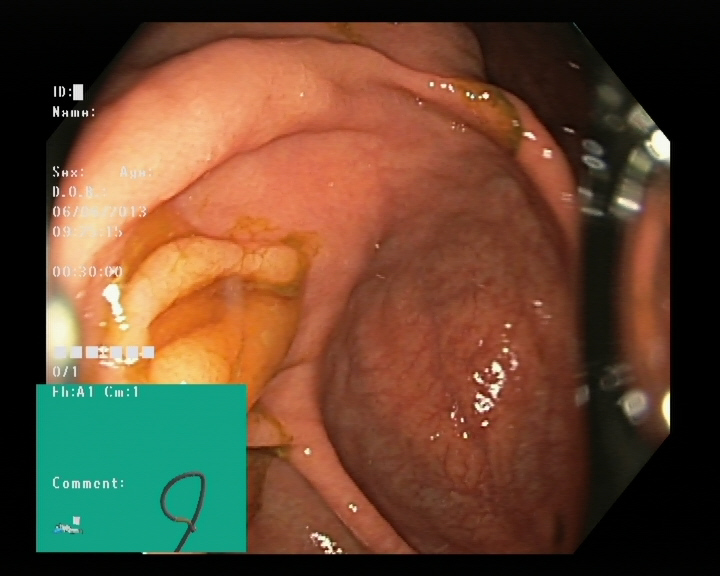
#> input picture ai/datasets/gastrointestinal/abnormal/00ffa659-7474-47fb-aeb1-3ef1ac88f6b3.jpg, 720 x 576 px
$ python -i enhancement.py   (imports and definitions only)
#> lines starting #> are read from the running program, lines starting #| are printed output that depends on the picture
"""
Melhoria de contraste da imagem.
"""

import cv2
import numpy as np


def enhance_image(image: np.ndarray) -> np.ndarray:
    """
    Melhora contraste usando CLAHE.
    """

    lab = cv2.cvtColor(image, cv2.COLOR_RGB2LAB)
#> lab: shape (576, 720, 3); mean of channels 0, 1, 2 86.7, 139.3, 146.9

    l, a, b = cv2.split(lab)
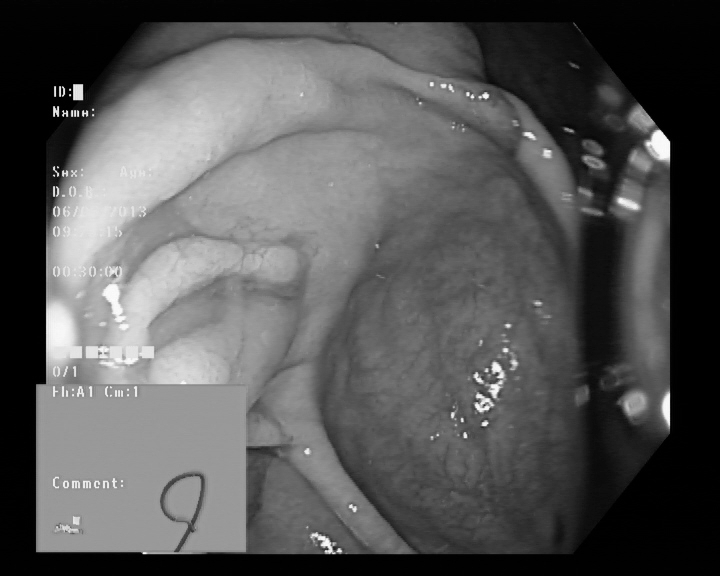
#> l: shape (576, 720); min 0, max 253, mean 86.7
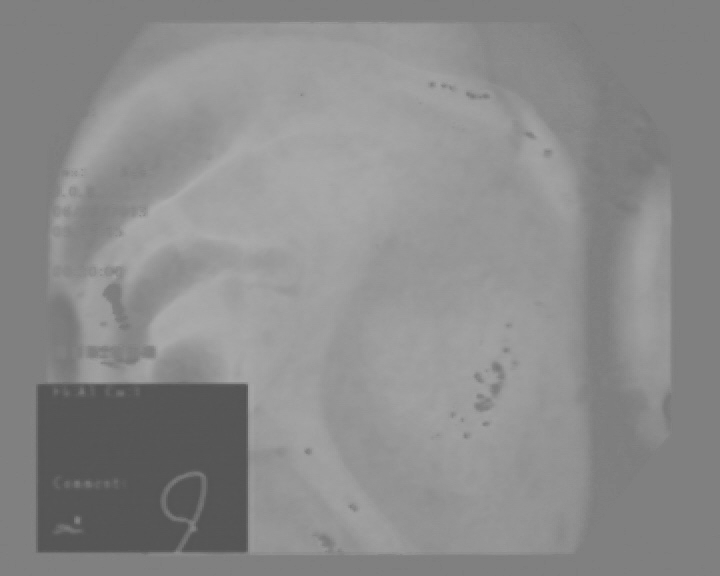
#> a: shape (576, 720); min 83, max 173, mean 139.3
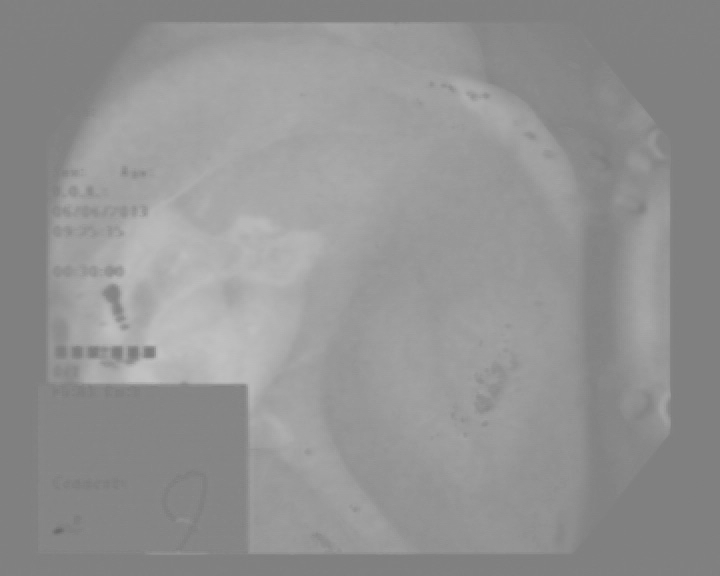
#> b: shape (576, 720); min 104, max 194, mean 146.9

    clahe = cv2.createCLAHE(
        clipLimit=2.0,
        tileGridSize=(8, 8),
    )

    cl = clahe.apply(l)
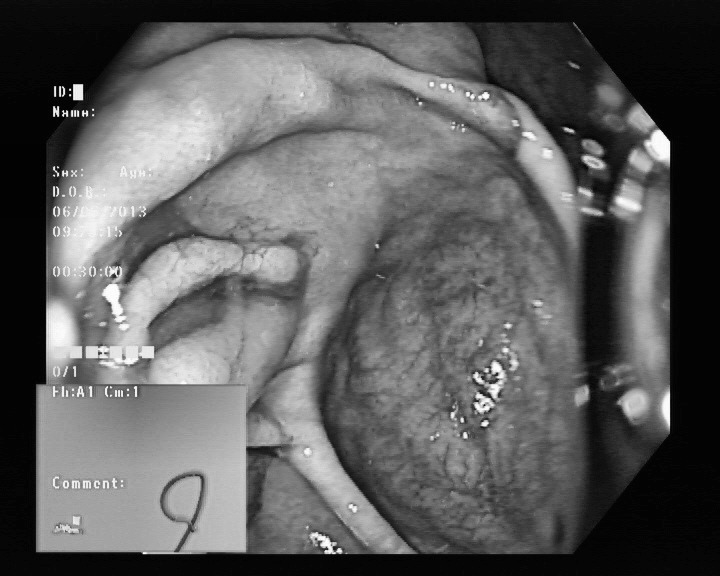
#> cl: shape (576, 720); min 1, max 254, mean 94

    enhanced_lab = cv2.merge((cl, a, b))
#> enhanced_lab: shape (576, 720, 3); mean of channels 0, 1, 2 94, 139.3, 146.9

    enhanced_image = cv2.cvtColor(
        enhanced_lab,
        cv2.COLOR_LAB2RGB,
    )
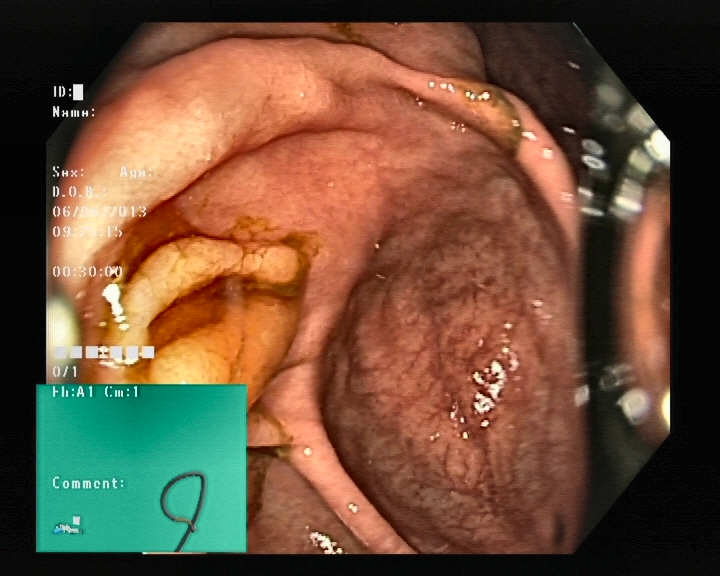
#> enhanced_image: shape (576, 720, 3); mean R, G, B 110.3, 80.2, 57.7

    return enhanced_image

>>> import cv2
>>> picture = cv2.cvtColor(cv2.imread('../../datasets/gastrointestinal/abnormal/00ffa659-7474-47fb-aeb1-3ef1ac88f6b3.jpg'), cv2.COLOR_BGR2RGB)
>>> result = enhance_image(picture)

$ run again, on ai/datasets/gastrointestinal/abnormal/60a49bab-bcfb-4db2-8e44-4d1370cfbce6.jpg
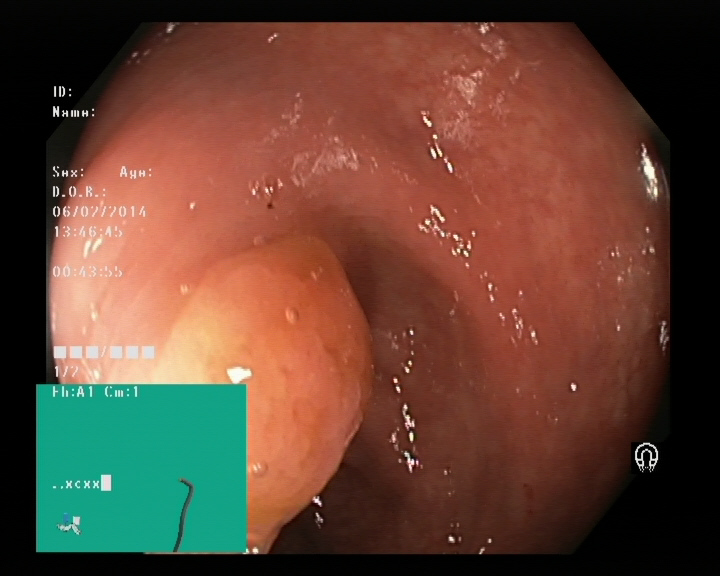
#> input picture ai/datasets/gastrointestinal/abnormal/60a49bab-bcfb-4db2-8e44-4d1370cfbce6.jpg, 720 x 576 px
#> lab: shape (576, 720, 3); mean of channels 0, 1, 2 83.3, 141.4, 143.9
#> in enhance_image, `cl = clahe.apply(l)`:
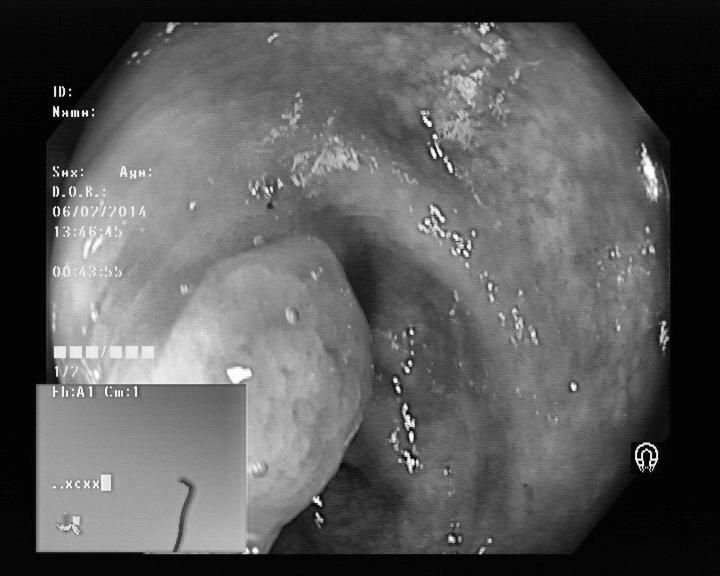
#> cl: shape (576, 720); min 1, max 254, mean 91.1
#> enhanced_lab: shape (576, 720, 3); mean of channels 0, 1, 2 91.1, 141.4, 143.9
#> in enhance_image, `enhanced_image = cv2.cvtColor( enhanced_lab, cv2.COLOR_LAB2RGB, )`:
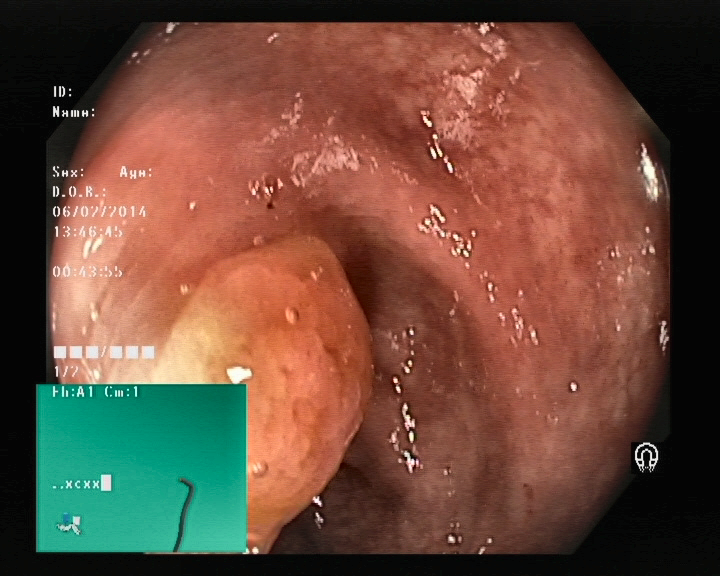
#> enhanced_image: shape (576, 720, 3); mean R, G, B 108.6, 75.6, 60

$ run again, on ai/datasets/gastrointestinal/abnormal/60acb549-ebed-4cb6-bcbc-e2ed16c14172.jpg
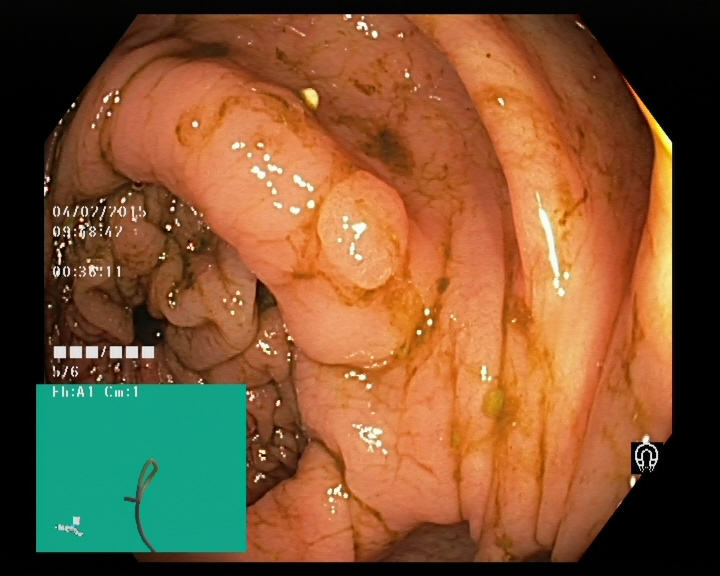
#> input picture ai/datasets/gastrointestinal/abnormal/60acb549-ebed-4cb6-bcbc-e2ed16c14172.jpg, 720 x 576 px
#> lab: shape (576, 720, 3); mean of channels 0, 1, 2 103.1, 142.8, 154.8
#> in enhance_image, `cl = clahe.apply(l)`:
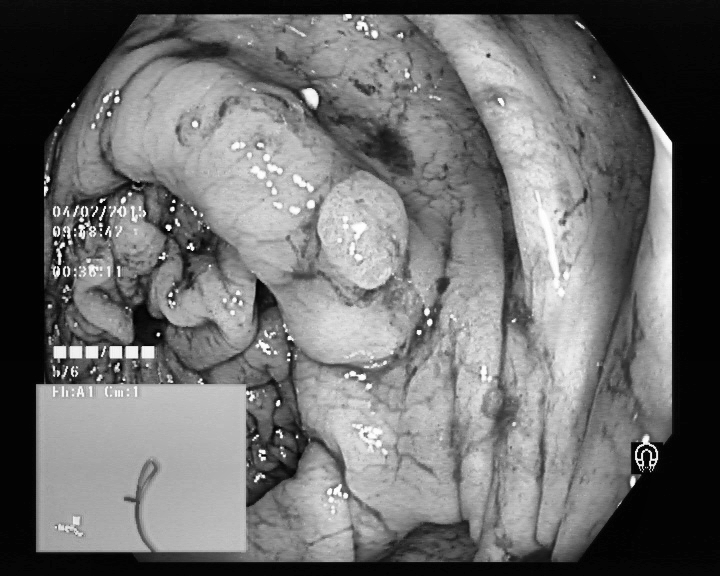
#> cl: shape (576, 720); min 1, max 255, mean 110.3
#> enhanced_lab: shape (576, 720, 3); mean of channels 0, 1, 2 110.3, 142.8, 154.8
#> in enhance_image, `enhanced_image = cv2.cvtColor( enhanced_lab, cv2.COLOR_LAB2RGB, )`:
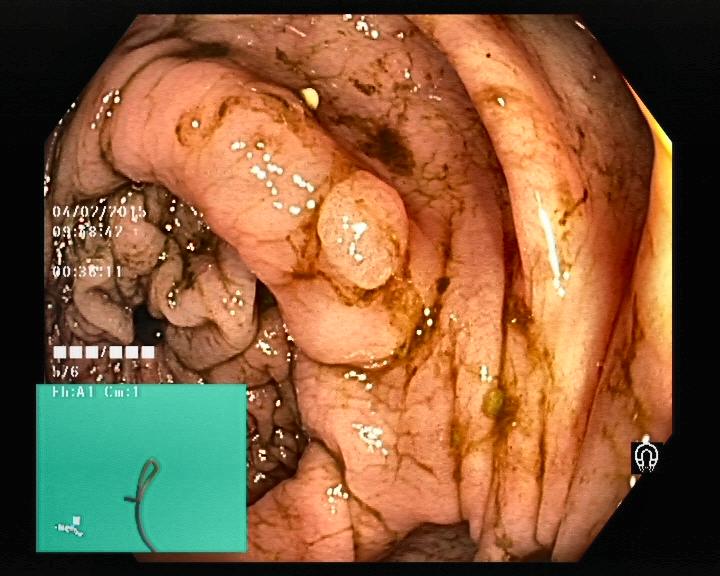
#> enhanced_image: shape (576, 720, 3); mean R, G, B 134.3, 93.2, 59

$ run again, on ai/datasets/gastrointestinal/abnormal/6197b440-244a-45e4-ae65-79292f295c55.jpg
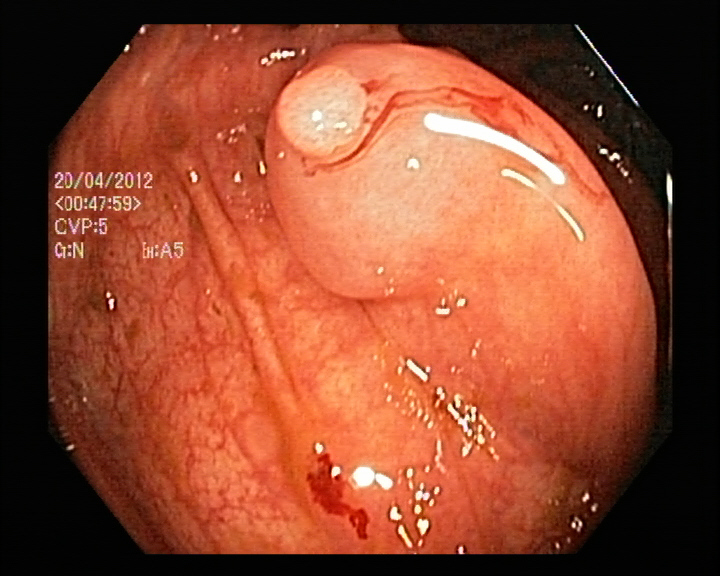
#> input picture ai/datasets/gastrointestinal/abnormal/6197b440-244a-45e4-ae65-79292f295c55.jpg, 720 x 576 px
#> lab: shape (576, 720, 3); mean of channels 0, 1, 2 97.3, 154.2, 154.6
#> in enhance_image, `cl = clahe.apply(l)`:
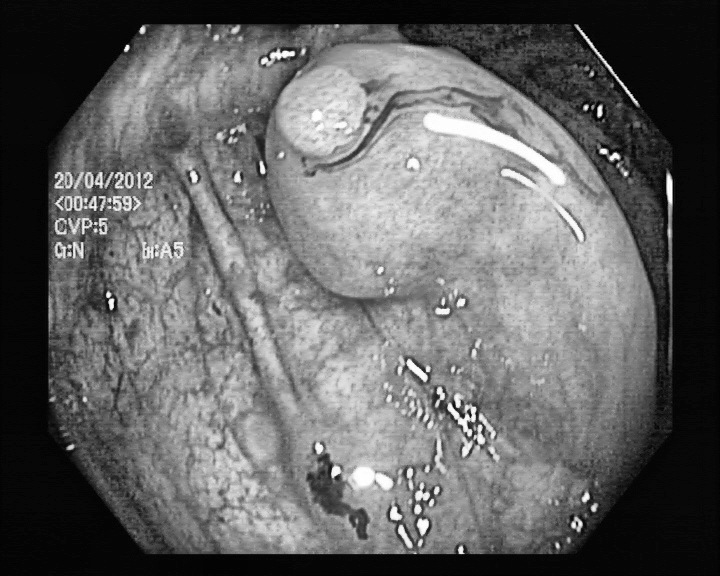
#> cl: shape (576, 720); min 1, max 255, mean 100.5
#> enhanced_lab: shape (576, 720, 3); mean of channels 0, 1, 2 100.5, 154.2, 154.6
#> in enhance_image, `enhanced_image = cv2.cvtColor( enhanced_lab, cv2.COLOR_LAB2RGB, )`:
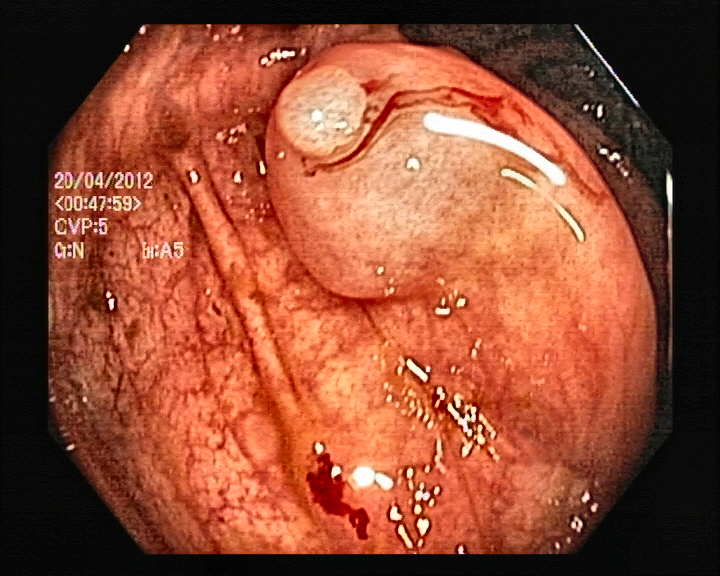
#> enhanced_image: shape (576, 720, 3); mean R, G, B 144.6, 74.8, 51.1
